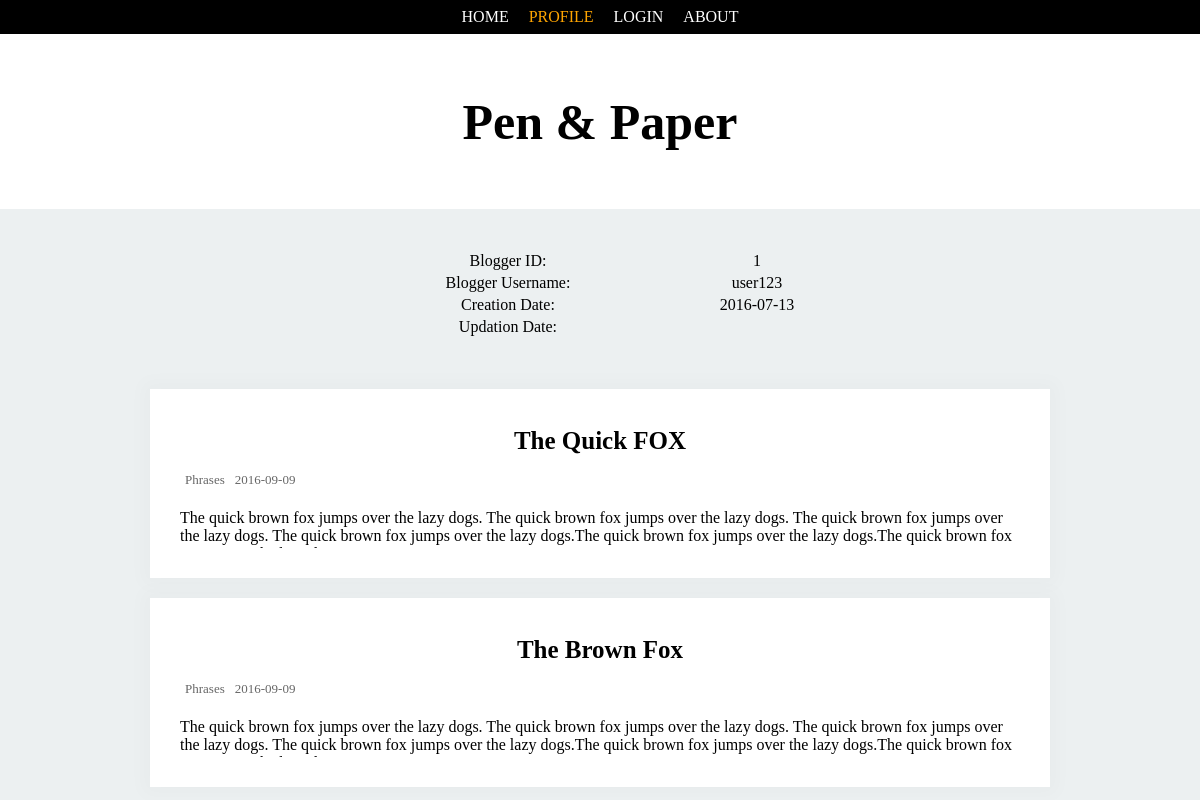
Screenshot of /home/authorinfo.php?bid=1 with the database file from the repository.
### tables this page shows
CREATE TABLE IF NOT EXISTS `blogger_info` (
  `blogger_id` int(3) NOT NULL,
  `blogger_username` varchar(50) NOT NULL,
  `blogger_password` varchar(100) NOT NULL,
  `blogger_creation_date` date NOT NULL,
  `blogger_is_active` varchar(3) NOT NULL,
  `blogger_updated_date` date DEFAULT NULL,
  `blogger_end_date` date DEFAULT NULL
);

CREATE TABLE IF NOT EXISTS `blog_master` (
  `blog_id` int(3) NOT NULL,
  `blogger_id` int(3) NOT NULL,
  `blog_title` varchar(50) NOT NULL,
  `blog_desc` varchar(5000) NOT NULL,
  `blog_category` varchar(50) NOT NULL,
  `blog_is_active` varchar(3) NOT NULL,
  `creation_date` date NOT NULL,
  `updated_date` date DEFAULT NULL
);

### bucket.php (the view, shortened to what this page needs)
<?php
	class BlogProcess{
		private $conn;
		function connectdb(){
				$this->conn = mysqli_connect("localhost", "root", "","blog");
				return $this->conn;
		}
		function postsBloggerLogout($input){
			$sql="Select * from blog_master where blogger_id=" . $input . " and blog_is_active='yes'";
			$result = $this->conn->query($sql);
			if($result->num_rows > 0)
					while($row = $result->fetch_assoc()){
						echo "<div id=post>";
						echo 	"<a id=h2 href='postexpand.php?blid=".$row["blog_id"]."'>" . $row["blog_title"] . "</a>";
						echo 	"<div id=postdetail>";
						echo 		"<p>" . $row["blog_category"] . "</p>";
						echo 		"<p>" .$row["creation_date"] . "</p>";
						echo 	"</div>";
						echo 	"<div id=postdesc>";
						echo 		"<p>" . $row["blog_desc"] . "</p>";
						echo 	"</div>";
						echo "</div>";
					}
		}
		function BloggerInfoLogout($input){
			$sql="Select * from blogger_info where blogger_id=".$input;
			$result = $this->conn->query($sql);
			if($result->num_rows > 0)
					while($row = $result->fetch_assoc()){
						echo "<table class=binfo>";
						echo "<tr>";
						echo 	"<td>Blogger ID:</td>";
						echo 	"<td>" . $row["blogger_id"] . "</td>";
						echo "</tr>";
						echo "<tr>";
						echo 	"<td>Blogger Username:</td>";
						echo 	"<td>" . $row["blogger_username"] . "</td>";
						echo "</tr>";
						echo "<tr>";
						echo 	"<td>Creation Date:</td>";
						echo 	"<td>" . $row["blogger_creation_date"] . "</td>";
						echo "</tr>";
						echo "<tr>";
						echo 	"<td>Updation Date:</td>";
						echo 	"<td>" . $row["blogger_updated_date"] . "</td>";
						echo "</tr>";
						echo "</table>";
					}
		}
	}
	class BlogSecurity{
		function replacet(){
			$flag=0;
			if($flag==0)
				echo"<li><a href='../login/login.php'>LOGIN</a></li>";
			else if($flag==1)
				echo"<li><a href='../logout.php'>LOGOUT</a></li>";
			return $flag;
		}
	}
?>

### home/authorinfo.css (style rules this page uses)
body { background-color: #ECF0F1; margin: 0px; font-family: "Franklin Gothic Medium"; }
li { display: inline-block; }
a { text-decoration: none; display:block; color:white; padding: 8px; }
.binfo, td { text-align: center; }
.binfo { width: 500px; }
#h2 { color: black; margin-bottom: 4px; font-size: 25px; font-weight: bold; text-align: center; }
#postdetail { display: flex; font-size: 13px; opacity: 0.6; }
#postdetail p { margin: 5px; }
#postdesc { display: flex; overflow: hidden; max-height: 55px; }
#post { padding: 30px; margin-top: 10px; margin-bottom: 10px; background-color: white; -webkit-box-shadow: 0px 0px 17px 8px rgba(0, 0, 0,0.02); -moz-box-shadow: 0px 0px 17px 8px rgba(0, 0, 0,0.02); box-shadow: 0px 0px 17px 8px rgba(0, 0, 0,0.02); }

### rows the page displays
blogger_info: blogger_id "1", blogger_username "user123", blogger_creation_date "2016-07-13"
blog_master: blog_title "The Quick FOX", blog_category "Phrases", creation_date "2016-09-09", blog_desc "The quick brown fox jumps over the lazy dogs. The quick brown fox jumps over the lazy dogs. The quick brown fox jumps over the lazy dogs. The quick brown fox jumps over the lazy dogs.The quick brown fox jumps over the lazy dogs.The quick brown fox…"
blog_master: blog_title "The Brown Fox", blog_category "Phrases", creation_date "2016-09-09", blog_desc "The quick brown fox jumps over the lazy dogs. The quick brown fox jumps over the lazy dogs. The quick brown fox jumps over the lazy dogs. The quick brown fox jumps over the lazy dogs.The quick brown fox jumps over the lazy dogs.The quick brown fox…"
